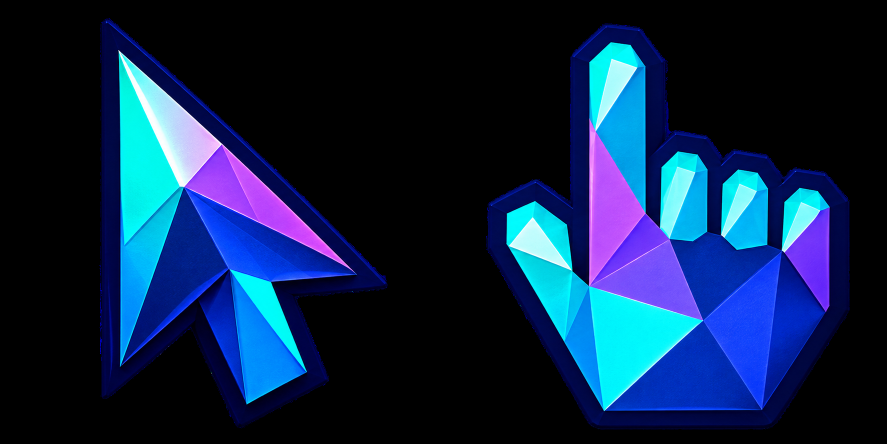
#> input picture design/cursors/prism-glow/source.png, 1774 x 887 px (shown at 1/2 size)
$ python prism_geo.py
#> lines starting #> are read from the running program, lines starting #| are printed output that depends on the picture; after the words box and inside, x2 and y2 are one past the last pixel; in counts of white or black regions, pixels touching at a corner belong together
"""Prism Glow cursor as a faceted mesh: the facets traced from ../source.png, and their heights.

Coordinates are source-PNG pixels (x right, y down); `z` is the height above the navy rim's top in
the same pixels (unlisted vertices sit on the rim). `outline` is the crystal's edge against the rim,
`facets` are the flat faces of the 2D art, each an ordered polygon.

    python prism_geo.py    # writes prism.json: vertices, facets, their colours in the art, silhouettes

Then build the Blender scene and the glTF from it with build_blend.py.
"""

import json
from pathlib import Path

import cv2
import numpy as np

HERE = Path(__file__).resolve().parent

ARROW = {
    "hotspot": (208, 42),
    "verts": {
        "A": (237, 100), "B": (443, 290), "F": (712, 549), "K": (543, 563), "J": (612, 744),
        "I": (492, 807), "H": (394, 597), "G": (241, 732), "D": (241, 491),
        "C": (366, 374), "E": (458, 539), "X": (515, 449),
    },
    "outline": ["A", "B", "F", "K", "J", "I", "H", "G", "D"],
    "z": {"C": 108, "E": 76, "X": 66},
    "facets": [
        ["A", "C", "D"], ["A", "B", "C"], ["B", "X", "C"], ["B", "F", "X"],
        ["C", "X", "E"], ["X", "F", "E"], ["E", "F", "K"],
        # the notch H sits on the E-G line: one concept facet, folded along C-H
        ["C", "E", "H"], ["C", "H", "G"], ["C", "G", "D"],
        ["E", "I", "H"], ["E", "J", "I"], ["E", "K", "J"],
    ],
}

HAND = {
    "hotspot": (1220, 50),
    "verts": {
        # index finger
        "I1": (1180, 122), "I2": (1221, 85), "I3": (1261, 90), "I4": (1290, 132),
        "IT1": (1224, 118), "IT2": (1274, 135), "IT3": (1191, 262), "IL": (1179, 265),
        "P1": (1292, 427),
        # middle finger
        "W1": (1321, 456), "M1": (1323, 334), "M2": (1356, 302), "M3": (1395, 309),
        "M4": (1415, 340), "MT1": (1354, 334), "MT2": (1390, 344), "P2": (1339, 479),
        "MB1": (1386, 481), "MB2": (1415, 462),
        # ring finger
        "RL": (1441, 467), "R1": (1443, 368), "R2": (1476, 338), "R3": (1515, 345),
        "R4": (1536, 377), "RT1": (1480, 367), "RT2": (1513, 381), "RB": (1448, 475),
        "RB1": (1476, 498), "RB2": (1535, 489),
        # pinky
        "PK": (1567, 502), "K1": (1568, 403), "K2": (1600, 375), "K3": (1637, 382),
        "K4": (1658, 412), "KT1": (1601, 404), "KT2": (1640, 420), "K5": (1658, 608),
        "PR": (1651, 622),
        # palm
        "BR": (1522, 818), "BL": (1208, 820), "HC": (1406, 640), "Q": (1178, 572),
        # thumb
        "TB": (1128, 682), "TT2": (1015, 490), "TL": (1013, 427), "TT": (1069, 402),
        "TR": (1133, 449), "TT1": (1065, 435), "TH": (1144, 541),
    },
    # Each fingertip is cut like a gem: a table (the white facet), crown facets down to the rim.
    # The thumb web (TH, Q) rises above the rim so the thumb's lower facets are not flat.
    "z": {
        "IT1": 46, "IT2": 35, "IT3": 54,
        "MT1": 46, "MT2": 35, "P2": 59, "MB1": 54,
        "RT1": 43, "RT2": 34, "RB": 57, "RB1": 54,
        "KT1": 40, "KT2": 30,
        "TT1": 43, "TH": 40, "Q": 49,
        "HC": 76,
    },
    "outline": [
        "I1", "I2", "I3", "I4", "P1", "W1", "M1", "M2", "M3", "M4", "MB2", "RL", "R1", "R2",
        "R3", "R4", "RB2", "PK", "K1", "K2", "K3", "K4", "K5", "PR", "BR", "BL", "TB", "TT2",
        "TL", "TT", "TR", "TH", "Q", "IL",
    ],
    "facets": [
        # index: table, crown, sides
        ["IT1", "IT2", "IT3"], ["IT1", "I2", "I3", "IT2"], ["I1", "I2", "IT1"],
        ["I1", "IT1", "IT3", "IL"], ["I3", "I4", "IT2"], ["IT2", "I4", "P1", "IT3"],
        ["IL", "IT3", "P1", "Q"],
        # palm under the index (W1 sits on the P1-P2 line)
        ["Q", "P1", "W1"], ["Q", "W1", "P2"], ["Q", "P2", "HC"],
        # middle finger
        ["MT1", "MT2", "P2"], ["MT1", "M2", "M3", "MT2"], ["M1", "M2", "MT1"],
        ["M1", "MT1", "P2", "W1"], ["M3", "M4", "MT2"], ["MT2", "M4", "MB2", "MB1", "P2"],
        # ring finger
        ["RT1", "RT2", "RB"], ["RT1", "R2", "R3", "RT2"], ["R1", "R2", "RT1"],
        ["R1", "RT1", "RB", "RL"], ["R3", "R4", "RT2"], ["RT2", "R4", "RB2", "RB1", "RB"],
        # pinky
        ["KT1", "KT2", "PK"], ["KT1", "K2", "K3", "KT2"], ["K1", "K2", "KT1"],
        ["K1", "KT1", "PK"], ["K3", "K4", "KT2"], ["KT2", "K4", "K5", "PR", "PK"],
        # palm
        ["P2", "MB1", "MB2", "RL", "RB", "RB1", "RB2", "PK", "HC"],
        ["HC", "PK", "BR"], ["PK", "PR", "BR"], ["HC", "BR", "BL"], ["Q", "HC", "BL"],
        # thumb
        ["TT1", "TH", "TT2"], ["TL", "TT", "TT1", "TT2"], ["TT", "TR", "TH", "TT1"],
        ["TT2", "TH", "TB"], ["TH", "Q", "TB"], ["Q", "BL", "TB"],
    ],
}


def area(poly):
    p = np.asarray(poly, float)
    return 0.5 * np.sum(p[:, 0] * np.roll(p[:, 1], -1) - np.roll(p[:, 0], -1) * p[:, 1])


def check(shape, name):
    """The facets tile the outline exactly: no gap, no overlap, no stray vertex."""
    v = shape["verts"]
    outline = abs(area([v[k] for k in shape["outline"]]))
    facets = sum(abs(area([v[k] for k in f])) for f in shape["facets"])
    unused = set(v) - {k for f in shape["facets"] for k in f}
    assert abs(facets / outline - 1) < 1e-9 and not unused, (name, facets / outline, unused)


def facet_colors(shape, img):
    """Median colour of each facet in the art, away from its edges."""
    v = shape["verts"]
    out = []
    for f in shape["facets"]:
        mask = np.zeros(img.shape[:2], np.uint8)
        cv2.fillPoly(mask, [np.array([v[k] for k in f], np.int32)], 255)
        inner = cv2.erode(mask, np.ones((7, 7), np.uint8))
        px = img[(inner if inner.any() else mask) > 0][:, :3]
        b, g, r = np.median(px, axis=0)
        out.append("#%02x%02x%02x" % (int(r), int(g), int(b)))
    return out


def silhouette(img, x0, x1):
    """Outer edge of the navy rim, from the art's alpha."""
    a = (img[:, :, 3] > 127).astype(np.uint8)
    a[:, :x0] = 0
    a[:, x1:] = 0
    contours, _ = cv2.findContours(a, cv2.RETR_EXTERNAL, cv2.CHAIN_APPROX_NONE)
    c = max(contours, key=cv2.contourArea)
    return cv2.approxPolyDP(c, 1.2, True)[:, 0, :].tolist()


if __name__ == "__main__":
    img = cv2.imread(str(HERE.parent / "source.png"), cv2.IMREAD_UNCHANGED)
#> img is the input picture: shape (887, 1774, 4); mean B, G, R, A 69.4, 35.4, 12.5, 98.8
    out = {}
    for shape, name, (x0, x1) in ((ARROW, "arrow", (0, 887)), (HAND, "hand", (887, 1774))):
        check(shape, name)
        z = shape["z"]
        out[name] = {
            "hotspot": shape["hotspot"],
            "verts": {k: [*p, float(z.get(k, 0))] for k, p in shape["verts"].items()},
            "outline": shape["outline"],
            "facets": shape["facets"],
            "colors": facet_colors(shape, img),
            "silhouette": silhouette(img, x0, x1),
        }
#> this loop made 2 passes
#> pass 1, in silhouette, `a = (img[:, :, 3] > 127).astype(np.uint8)`:
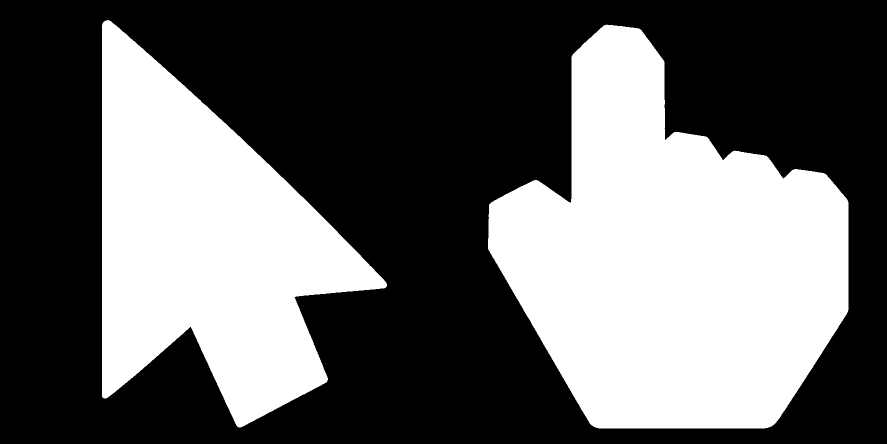
#> a: shape (887, 1774) (shown at 1/2 size); values 0 (black) and 1 (white), 39.1% white; 2 white regions, box (x1, y1, x2, y2) and area: (976, 49, 1697, 857) 368709, (204, 40, 774, 855) 246130
#> after the loop, out = 2 items
    (HERE / "prism.json").write_text(json.dumps(out, indent=1) + "\n", newline="\n")
    print({k: f"{len(v['facets'])} facets" for k, v in out.items()})
#| {'arrow': '13 facets', 'hand': '39 facets'}
